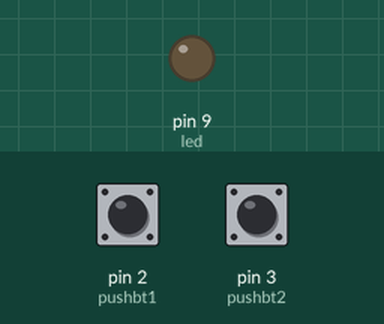
A sketch run on a simulated Arduino Uno, built with avr-gcc and run on an emulated ATmega328P. Shown: output pins drawn as LEDs (lit = HIGH). The test bench sets the inputs (shaded band); at power-on: pin 2 (pushbt1) HIGH, pin 3 (pushbt2) HIGH.

Above: at 1.2 s.
1.3 s: pin 2 (pushbt1) pulled LOW for 1 s
At 3.2 s:
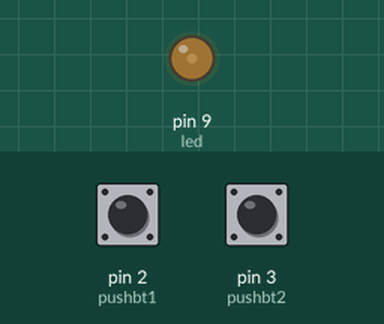
3.8 s: pin 2 (pushbt1) pulled LOW for 3.2 s
At 8.1 s:
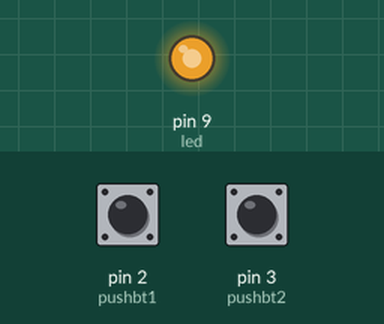
8.5 s: pin 3 (pushbt2) pulled LOW for 0.15 s
At 9.2 s:
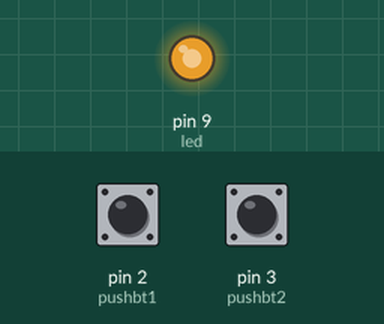
10.1 s: pin 3 (pushbt2) pulled LOW for 1 s
At 11.4 s:
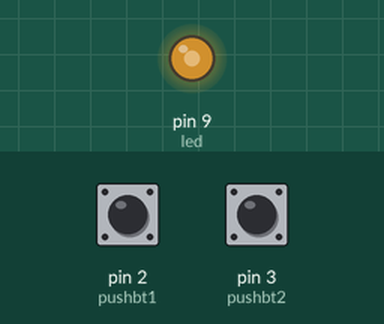
Timing chart, 0 to 13.1 s (numbered marks = the images above; inputs shaded):
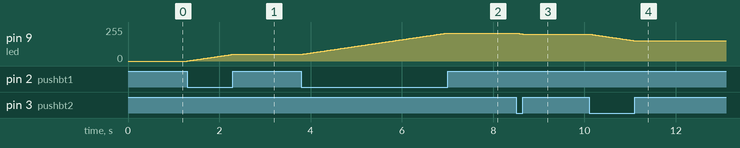

Measured:
- after the input at 1.3 s, pin 9 (led): moves from 0/255 to 50/255 over 0.98 s, starting at once
- after the input at 3.8 s, pin 9 (led): moves from 50/255 to 210/255 over 3.2 s, starting at once
- after the input at 8.5 s, pin 9 (led): 210/255 → 202/255 at once
- after the input at 10.1 s, pin 9 (led): moves from 202/255 to 152/255 over 0.98 s, starting at once

The sketch:

brightness_2_push_button.ino
```cpp
const int pushbt1=2;
const int pushbt2=3;
const int led=9;

void setup() {
  // put your setup code here, to run once:
  pinMode(pushbt1, INPUT);
  pinMode(pushbt2, INPUT);
  pinMode(led, OUTPUT);

  digitalWrite(pushbt1, HIGH);
  digitalWrite(pushbt2, HIGH);

}

int brightness=0;

void loop() {
  if(digitalRead(pushbt1) == LOW)
     {
      brightness++;
     }

   else if(digitalRead(pushbt2) == LOW)
          {
            brightness--;
          }
   brightness = constrain(brightness, 0, 255);

   analogWrite(led, brightness);

   delay(20);

}
```
